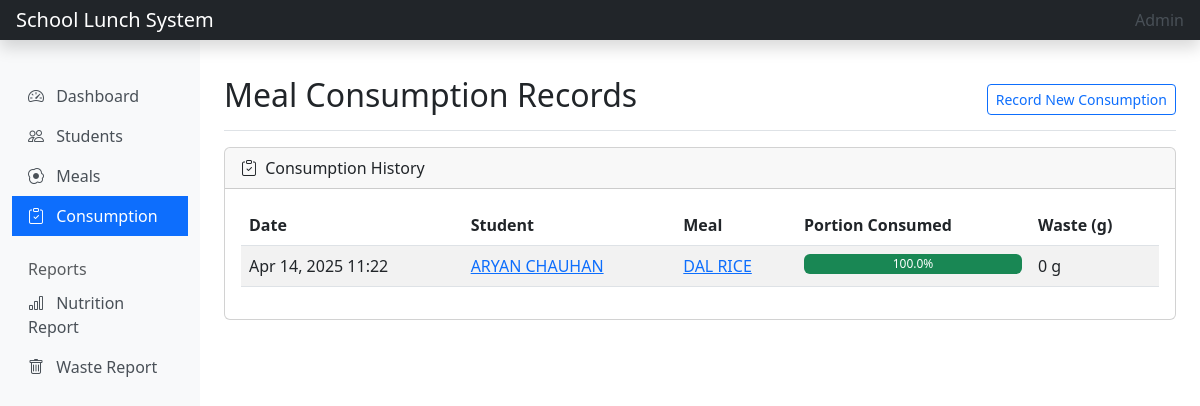
Page /meals/consumptions/ on the committed database.
### meals/models.py (models this page shows, shortened)
class MealConsumption(models.Model):
    student = models.ForeignKey(Student, on_delete=models.CASCADE)
    meal = models.ForeignKey(Meal, on_delete=models.CASCADE)
    consumed_at = models.DateTimeField(auto_now_add=True)
    portion_consumed = models.FloatField(
        validators=[MinValueValidator(0.0), MaxValueValidator(1.0)],
        help_text='Portion consumed (0.0 to 1.0)'
    )
    waste_weight = models.FloatField(help_text='Food waste in grams', null=True, blank=True)
    class Meta:
        unique_together = ['student', 'meal', 'consumed_at']

class Student(models.Model):
    student_id = models.CharField(max_length=20, unique=True)
    name = models.CharField(max_length=100)
    grade = models.CharField(max_length=10)
    dietary_restrictions = models.TextField(blank=True)
    created_at = models.DateTimeField(auto_now_add=True)

class Meal(models.Model):
    MEAL_TYPES = [
        ('breakfast', 'Breakfast'),
        ('lunch', 'Lunch'),
        ('snack', 'Snack')
    ]
    name = models.CharField(max_length=100)
    description = models.TextField(blank=True, null=True)
    meal_type = models.CharField(max_length=20, choices=MEAL_TYPES)
    serving_date = models.DateField()
    calories = models.IntegerField()
    protein = models.FloatField(help_text='Protein content in grams')
    carbohydrates = models.FloatField(help_text='Carbohydrates content in grams')
    fats = models.FloatField(help_text='Fats content in grams')
    created_at = models.DateTimeField(auto_now_add=True)

### meals/views.py (the view)
# urls.py: path('consumptions/', views.MealConsumptionListView.as_view(), name='consumption-list'),
class MealConsumptionListView(ListView):
    model = MealConsumption
    template_name = 'meals/consumption_list.html'
    context_object_name = 'consumptions'
    ordering = ['-consumed_at']

### meals/templatetags/meal_extras.py (called while the page is built)
@register.filter
@register.filter(name='multiply')
def multiply(value, arg):
    try:
        return float(value) * float(arg)
    except (ValueError, TypeError):
        return 0

### meals/templates/meals/consumption_list.html (shortened to what this page needs)
{% extends 'meals/base.html' %}
{% block content %}
{% load meal_extras %}
<div class="d-flex justify-content-between flex-wrap flex-md-nowrap align-items-center pt-3 pb-2 mb-3 border-bottom">
    <h1 class="h2">Meal Consumption Records</h1>
    <div class="btn-toolbar mb-2 mb-md-0">
        <a href="{% url 'consumption-create' %}" class="btn btn-sm btn-outline-primary">Record New Consumption</a>
    </div>
</div>
<div class="card">
    <div class="card-header">
        <i class="bi bi-clipboard-check me-1"></i> Consumption History
    </div>
    <div class="card-body">
        {% if consumptions %}
        <div class="table-responsive">
            <table class="table table-striped table-hover">
                <thead>
                    <tr>
                        <th>Date</th>
                        <th>Student</th>
                        <th>Meal</th>
                        <th>Portion Consumed</th>
                        <th>Waste (g)</th>
                    </tr>
                </thead>
                <tbody>
                    {% for consumption in consumptions %}
                    <tr>
                        <td>{{ consumption.consumed_at|date:"M d, Y H:i" }}</td>
                        <td>
                            <a href="{% url 'student-detail' consumption.student.id %}">
                                {{ consumption.student.name }}
                            </a>
                        </td>
                        <td>
                            <a href="{% url 'meal-detail' consumption.meal.id %}">
                                {{ consumption.meal.name }}
                            </a>
                        </td>
                        <td>
                            <div class="progress" style="height: 20px;">
                                <div class="progress-bar bg-success" role="progressbar" style="width: {{ consumption.portion_consumed|floatformat:2|multiply:100 }}%;" aria-valuenow="{{ consumption.portion_consumed|floatformat:2|multiply:100 }}" aria-valuemin="0" aria-valuemax="100">
                                    {{ consumption.portion_consumed|floatformat:2|multiply:100 }}%
                                </div>
                            </div>
                        </td>
                        <td>{{ consumption.waste_weight|default:"0" }} g</td>
                    </tr>
                    {% endfor %}
                </tbody>
            </table>
        </div>
        {% else %}
        <p class="text-muted">No consumption records found. <a href="{% url 'consumption-create' %}">Record a new consumption</a>.</p>
        {% endif %}
    </div>
</div>
{% endblock %}

### rows in the picture
MealConsumption: consumed_at "Apr 14, 2025 11:22", student.name "ARYAN CHAUHAN", meal.name "DAL RICE", portion_consumed|multiply "100.0", waste_weight "0"
